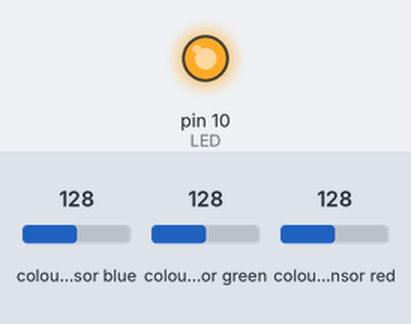
Bench run of a sketch on a simulated Arduino Uno, built with avr-gcc and run on an emulated ATmega328P. Shown: output pins drawn as LEDs (lit = HIGH). Wiring (inferred from the names in the program): TCS3200 colour sensor: output pin 9; S2 pin 6; S3 pin 7; S0 pin 4; S1 pin 5. Inputs (shaded band) come from the test bench; at power-on: colour sensor blue 128, colour sensor green 128, colour sensor red 128. Pins used as bus, display or sensor lines are not drawn; what the sketch prints to the serial monitor is not drawn.

Above: at 0.1 s.
Timing chart, 0 to 1.6 s (numbered marks = the images above):
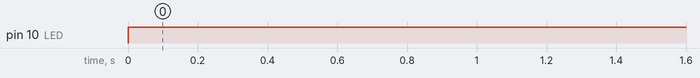

The sketch:

colorsensor.ino
```cpp
#include <LiquidCrystal.h>

#define S0 4
#define S1 5
#define S2 6
#define S3 7
#define sensorOut 9
#define LED 10

int frequency = 0;
void setup() {
  pinMode(S0, OUTPUT);
  pinMode(S1, OUTPUT);
  pinMode(S2, OUTPUT);
  pinMode(S3, OUTPUT);
  pinMode(LED, OUTPUT);
  pinMode(sensorOut, INPUT);

  //Set frequnecy-scaling to 20%
  digitalWrite(S0, LOW);
  digitalWrite(S1, HIGH);

  Serial.begin(9600);
}

void loop() {
  digitalWrite(LED, HIGH);
  //set red filter photodiodes to be read
  digitalWrite(S2,LOW);
  digitalWrite(S3,LOW);
  //read output frequency
  frequency = pulseIn(sensorOut, LOW);
  //prints value on the serial monitor
  Serial.print("R= "); //prints name
  Serial.print(frequency);  //red  color freq
  Serial.print(" ");
  delay(100);


  //set green filter photodiodes to be read
  digitalWrite(S2,HIGH);
  digitalWrite(S3,HIGH);
  //read output frequency
  frequency = pulseIn(sensorOut, LOW);
  //prints value on the serial monitor
  Serial.print("G= "); //prints name
  Serial.print(frequency);//red? color freq
  Serial.print(" ");
  delay(100);


  //set blue filter photodiodes to be read
  digitalWrite(S2,LOW);
  digitalWrite(S3,HIGH);
  //read output frequency
  frequency = pulseIn(sensorOut, LOW);
  //prints value on the serial monitor
  Serial.print("B= "); //prints name
  Serial.print(frequency); //red? color freq
  Serial.println(" ");
  delay(100);

}
```

Measured:
- by itself, pin 10 (LED): LOW → HIGH at 0.00 s
